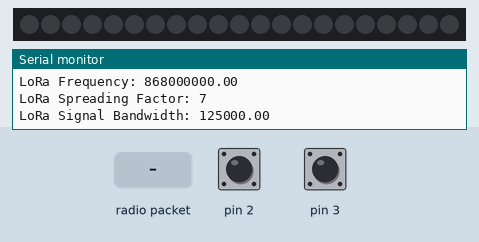
Bench run of a sketch on a simulated Arduino Uno, built with avr-gcc and run on an emulated ATmega328P. On the bench: 21 RGB LEDs in strip order, left to right, the last lines printed to the serial monitor. Inputs (shaded band) come from the test bench; at power-on: pin 2 HIGH, pin 3 HIGH. Dim RGB values are drawn brighter than linear; no radio packets arrive unless stated.

Above: at 2.2 s.
2.3 s: pin 2 pulled LOW for 3.2 s
At 6.3 s:
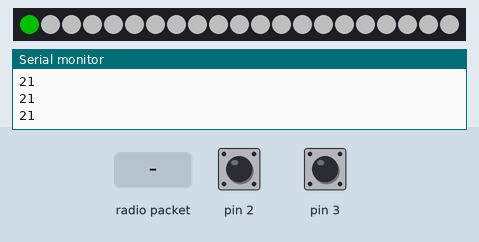
7.0 s: pin 3 pulled LOW for 3.2 s
At 10.8 s:
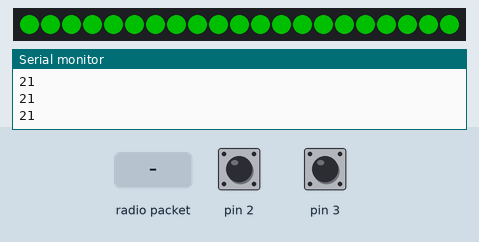
11.7 s: pin 3 pulled LOW for 0.15 s
At 12.0 s:
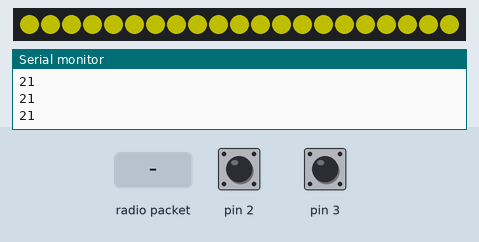
13.3 s: radio packet "Mode 0" arrives
At 15.5 s:
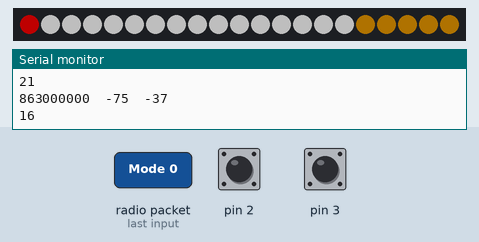
15.8 s: radio packet "Mode 1" arrives
At 17.5 s:
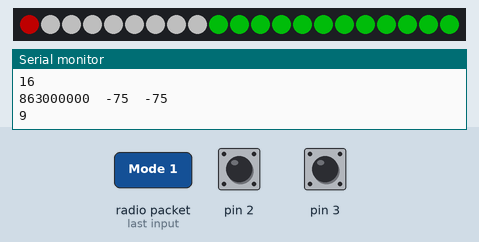
18.3 s: pin 2 pulled LOW for 0.15 s
Timing chart, 0 to 20.9 s (numbered marks = the images above; inputs shaded):
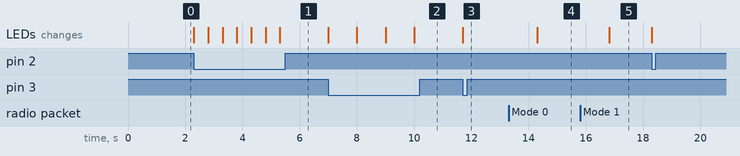

Measured:
- after the input at 2.3 s, the LEDs: first change at once (image 1 shows a later state)
- after the input at 7.0 s, the LEDs: first change at once (image 2 shows a later state)
- after the input at 11.7 s, the LEDs: change at once (image 3)
- after the input at 13.3 s, the LEDs: change after 1.0 s (image 4)
- after the input at 15.8 s, the LEDs: change after 1.0 s (image 5)

The sketch:

DUT_ChannelSounder_Master.ino
```cpp
// (licence header left out)
#define DEBUG   // If DEBUG, plot on the serial plotter the 3 accelerometer axis

#include <Wire.h>  // Only needed for Arduino 1.6.5 and earlier
#include <SPI.h>
#include <LoRa.h>
#define SS 10
#define RST 8
#define DI0 6
#define BAND 868E6
#define spreadingFactor 7
#define SignalBandwidth 125E3
#define preambleLength 8
#define codingRateDenominator 8


long freq = 868e6; // Default frequency at initialisation
long freq_max=870e6;
long freq_min=863e6;

long max_freq=freq; // freq with max RSSI
long min_freq=freq; // freq with max RSSI

bool Pushdetected = false; // Change mode
bool Pushdetected2 = false; // change LED intensity

int counter = -1; // number of received packet since the last init
int index = -1;
int RSSI = -140;
int max_RSSI=-140;
int min_RSSI=0;
int average_RSSI=0;
int RSSI_array[20];
int offset = 120; // offset for RSSI
int norm = 5; // Normalization value
int buff = 5; // Buffer size for measurement

int mode = 0; //define the mode used :  0:(green)channel sounding with averaging 1:(yellow) channel sounding w/o averaging 3:(red)live antenna demo 4:(blue)

// LED control
#include <FastLED.h>
#define LED_PIN     4
#define NUM_LEDS    21
#define LED_TYPE    WS2812
#define COLOR_ORDER GRB
#define UPDATES_PER_SECOND 100

int BRIGHTNESS = 16 ;
CRGB leds[NUM_LEDS];


// Function set the RGB color on all the LEDs
void setColor(int redValue,  int blueValue, int greenValue) {
fill_solid( leds, NUM_LEDS, CRGB(greenValue,redValue,blueValue));

}

// Function convert RSSI value into the LED display


void rssi2led(int RSSI,long freq){

  int LED = (RSSI+offset)/norm;

   if(LED > 21) {LED = 21;} // Set max to 20 LED
  Serial.println(LED);

  uint8_t temp = map(RSSI, -120,-10,170,0); // Map value from luminosity sensor to LED
  // FastLED's built-in rainbow palette
  fill_solid( leds, NUM_LEDS, ColorFromPalette(RainbowColors_p,temp,BRIGHTNESS, LINEARBLEND));

  // Fill the number of white LED depending on RSSI
  fill_solid( leds, LED, CRGB(BRIGHTNESS,BRIGHTNESS,BRIGHTNESS));

  uint8_t odd = freq % 2;

  if (odd==0) {
    fill_solid( leds, 1, CRGB(0,BRIGHTNESS,0));
    }
  else {
    fill_solid( leds, 1, CRGB(BRIGHTNESS,0,0));
    }

  FastLED.show();

  }


void setup() {


  #ifdef DEBUG
  Serial.begin(115200);
  while (!Serial); //if just the the basic function, must connect to a computer
  delay(1000);
  #endif

  pinMode(2, INPUT_PULLUP);
  pinMode(3, INPUT_PULLUP);
  //pinMode(7, OUTPUT);
  //digitalWrite(7, HIGH);


  FastLED.addLeds<LED_TYPE, LED_PIN, COLOR_ORDER>(leds, NUM_LEDS).setCorrection( TypicalLEDStrip );

  Serial.println("LoRa Receiver");
  LoRa.setPins(SS,RST,DI0);

  if (!LoRa.begin(BAND)) {
    setColor(0, 0, BRIGHTNESS); //YELLOW
    FastLED.show();
    while (1);
  }

  #ifdef DEBUG
  Serial.println("LoRa Init OK");
  Serial.print("LoRa Frequency: ");
  Serial.println(BAND);
  Serial.print("LoRa Spreading Factor: ");
  Serial.println(spreadingFactor);
  #endif
  LoRa.setSpreadingFactor(spreadingFactor);
  #ifdef DEBUG
  Serial.print("LoRa Signal Bandwidth: ");
  Serial.println(SignalBandwidth);
  #endif
  LoRa.setSignalBandwidth(SignalBandwidth);

  LoRa.setCodingRate4(codingRateDenominator);

}

void loop() {

  if (digitalRead(3)==LOW) {
    Pushdetected = true;
    }

    if (digitalRead(2)==LOW) {
    Pushdetected2 = true;
    }


  if(Pushdetected){ // reset Peak freq and max RSSI value
    Pushdetected = false;
    counter = -1; // start with count < 0 to add a small delay before the start of the measurement
    index = 0;
    mode = mode+1;
    if (mode==4) {mode=0;}


    if(mode ==0){
      // Serial.println("Mode 0");
      offset = 120;
      buff = 5;
      norm = 5; //5dB par LED
      setColor(BRIGHTNESS, 00, 0); //GREEN
      FastLED.show();
      delay (1000);}
    else if(mode ==1){
      //Serial.println("Mode 1");
      offset = 120;
      buff = 1;
      norm = 5; //5dB par LED
      setColor(BRIGHTNESS, 00, BRIGHTNESS); //Yellow
      FastLED.show();
      delay (1000);
      }

    else if (mode==2) {
    //Serial.println("Mode 2");
      offset = 70;
      norm = 2; //2dB par LED
      buff = 2;
      setColor(00, 00, BRIGHTNESS); //RED
      FastLED.show();
      delay (1000);
      }
    else if (mode==3){
      //Serial.println("Mode 3");
      offset = 90;
      norm = 2; //2dB par LED
      buff = 1;
      setColor(00, BRIGHTNESS, 00); //Blue
      FastLED.show();
      delay (1000);
      }
    }

if(Pushdetected2){ // Change LED intensity
    Pushdetected2 = false;
BRIGHTNESS = BRIGHTNESS + 32;
if (BRIGHTNESS > 150) {
  BRIGHTNESS = 16;
    }
    rssi2led(average_RSSI,freq/ 1e6);
    delay(500);
}


  // try to parse packet
  int packetSize = LoRa.parsePacket();
  if (packetSize) {
    // received a packets
    counter++;

    if (index<buff){
    index++;}

    if (counter >buff) { // reset array
      counter = 0;
      index = buff;
      }

    // read packet
    while (LoRa.available()) {
      String data = LoRa.readString();
      freq = data.toInt(); // data converted to int
     // If a packet is not received with a suitable frequency, set in the good freq range
     if(freq > freq_max){
     freq = freq_max;
     }
     if(freq < freq_min){
     freq = freq_min;
     }

    //RSSI calculation
      RSSI = LoRa.packetRssi()+157; // Extract raw value of packetrssi register
      RSSI = (16*RSSI)/15; //value correction from the datasheet
      RSSI = RSSI -157; // Re-Calculate value in dBm

      if(counter >= 0){
      RSSI_array[counter]=RSSI;

      }

    long freq_MHz= freq / 1e6; // freq in MHz


     if(index > (buff-1)){

    average_RSSI = 0;
    for( int i=0; i<=index; i++ ) {
    average_RSSI = average_RSSI + RSSI_array[i];
      }
    average_RSSI = average_RSSI / (index+1);


    #ifdef DEBUG
    Serial.print(freq);
    long minfreq_MHz= min_freq / 1e6; // freq in MHz

    Serial.print("  ");
    Serial.print(RSSI);
    Serial.print("  ");
    Serial.println(average_RSSI);
    delay(10);
    #endif

    rssi2led(average_RSSI,freq/ 1e6);

      }
    }
    long maxfreq_MHz= max_freq / 1e6; // freq in MHz

    LoRa.setFrequency(freq); // change frequency
  }
}
```
